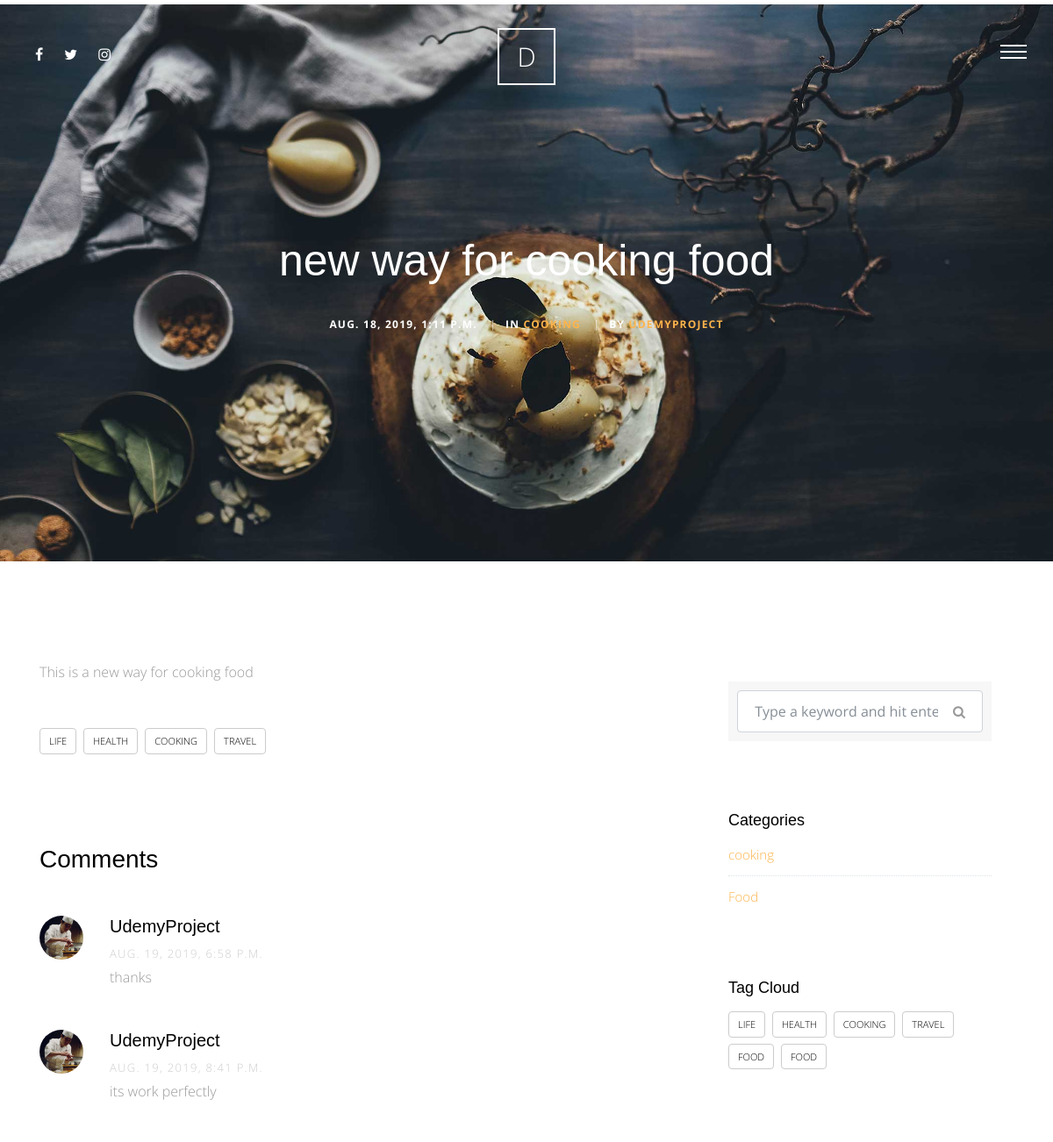
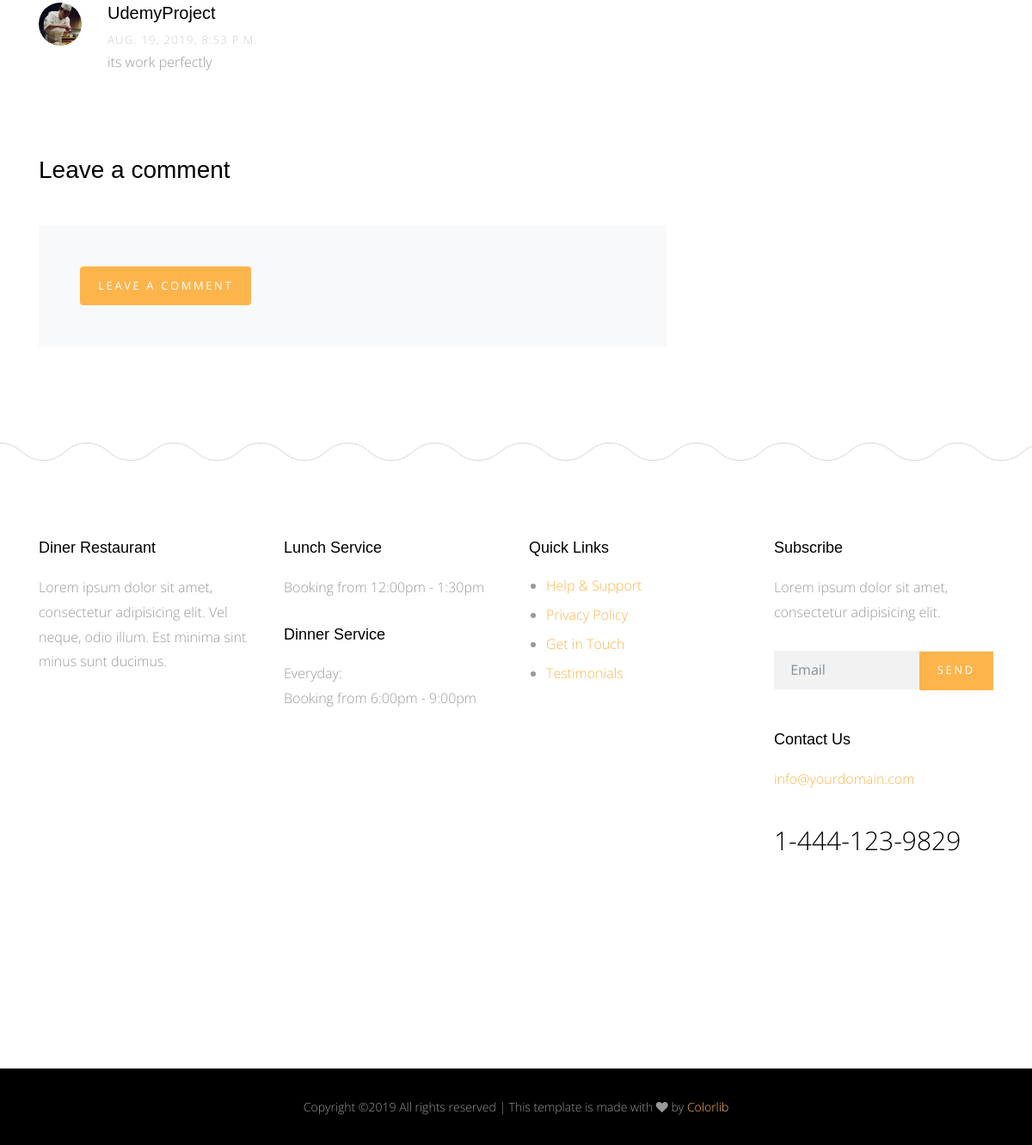
The page /blog/1 on the database its author committed (2 pictures, top to bottom).
### blog/models.py (models this page shows, shortened)
class Post(models.Model):
    title = models.CharField(max_length=50)
    content = models.TextField()
    author = models.ForeignKey(User,on_delete=models.CASCADE)
    image = models.ImageField(upload_to='blog/',blank=True,null='True')
    category = models.ForeignKey('Category',null=True,on_delete = models.SET_NULL)
    created = models.DateTimeField(default=timezone.now)
    tags = TaggableManager(blank=True)
    class Meta:
        verbose_name = 'post'
        verbose_name_plural = 'posts'
    def __str__(self):
        return self.title

class Category(models.Model):
    category_name = models.CharField(max_length=50)
    class Meta:
        verbose_name = 'category'
        verbose_name_plural = 'categories'
    def __str__(self):
        return self.category_name

class Comment(models.Model):
    user = models.ForeignKey(User,on_delete=models.CASCADE)
    post = models.ForeignKey(Post,on_delete=models.CASCADE)
    content = models.TextField()
    created = models.DateTimeField(default=timezone.now)

### blog/views.py (the view, shortened to what this page needs)
# urls.py: path('<int:id>',views.post_detail,name='post_detail'),
def post_detail(request,id):
    post_detail=Post.objects.get(id=id)
    categories=Category.objects.all()
    all_tags = Tag.objects.all()
    comments = Comment.objects.filter(post=post_detail)
    comment_form = CommentForm()
    context = {
        'post_detail':post_detail,
        'categories':categories,
        'all_tags':all_tags,
        'comments':comments,
        'comment_form':comment_form,
    }
    return render(request,'Post/post_detail.html',context)

### blog/forms.py
class CommentForm(forms.ModelForm):
    class Meta:
        model = Comment
        fields =[
            'content'
        ]

### blog/templates/Post/post_detail.html (shortened to what this page needs)
{% extends 'base.html' %}
{% load static %}
{% load bootstrap4 %}
{% block body %}
      <div class="main-wrap">
        <div class="cover_1 cover_sm">
          <div class="img_bg" style="background-image: url({% static 'site_static/img/slider-1.jpg' %})" data-stellar-background-ratio="0.5">
            <div class="container">
              <div class="row align-items-center justify-content-center">
                <div class="col-md-7 text-center" data-aos="fade-up">
                  <h2 class="heading mb-4">{{post_detail}}</h2>
                  <div class="post-info">
                    <div class="date-info">{{post_detail.created}}</div>
                    <div class="category-info"><span class="seperator">|</span>In <a href="#" data-title="View all posts in Lifestyle" title="View all posts in Lifestyle">{{post_detail.category}}</a></div>
                    <div class="author-info"><span class="seperator">|</span>By <a href="#">{{post_detail.author}}</a></div>
                  </div>
                </div>
              </div>
            </div>
          </div>
        </div>
       <div class="section">
          <div class="container">
            <div class="row">
              <div class="col-md-8">
                <p>{{post_detail.content}}</p>
                <div class="tag-widget post-tag-container mb-5 mt-5">
                  <div class="tagcloud">
                    {% for tag in post_detail.tags.all %}
                    <a href="{% url 'blog:post_by_tag' tag %}" class="tag-cloud-link">{{tag.name}}</a>
                    {% endfor %}
                  </div>
                </div>
                <div class="pt-5 mt-5">
                  <h3 class="mb-5">Comments</h3>
                  <ul class="comment-list">
                    {% for comment in comments %}
                      <li class="comment">
                        <div class="vcard bio">
                          <img src="img/person_1.jpg" alt="Image placeholder">
                        </div>
                        <div class="comment-body">
                          <h3>{{comment.user}}</h3>
                          <div class="meta">{{comment.created}}</div>
                          <p>{{comment.content}}</p>
                        </div>
                      </li>
                     {% endfor %}
                  </ul>
                  <div class="comment-form-wrap pt-5">
                    <h3 class="mb-5">Leave a comment</h3>
                    <form method = "POST" class="p-5 bg-light">
                          {% buttons %}
                              <button type="submit" class="btn btn-primary">Leave a Comment</button>
                          {% endbuttons %}
                    </form>
                  </div>
                </div>
              </div>
              <div class="col-md-4 sidebar">
                <div class="sidebar-box">
                  <form action="{% url 'blog:post_list' %}" method="GET" class="search-form">
                    <div class="form-group">
                      <span class="icon fa fa-search"></span>
                      <input type="text" class="form-control" name ='q' value = "{{request.Get.q}}"placeholder="Type a keyword and hit enter">
                    </div>
                  </form>
                </div>
                <div class="sidebar-box">
                  <div class="categories">
                    <h3>Categories</h3>
                    {% for category in categories %}
                    <li><a href="{% url 'blog:post_by_category' category %}">{{category}}</a></li>
                    {% endfor %}
                  </div>
                </div>
                <div class="sidebar-box">
                  <h3>Tag Cloud</h3>
                  <div class="tagcloud">
                    {% for tag in all_tags %}
                      <a href="{% url 'blog:post_by_tag' tag %}" class="tag-cloud-link">{{tag}}</a>
                    {% endfor %}
                  </div>
                </div>
              </div>
            </div>
          </div>
        </div>
      </div>
{% endblock body %}

### templates/base.html (shortened to what this page needs)
{% load static %}
<!doctype html>
<html lang="en">
  <head>
    <link rel="stylesheet" href="{% static 'site_static/css/bootstrap.css' %}">
    <link rel="stylesheet" href="{% static 'site_static/css/animate.css' %}">
    <link rel="stylesheet" href="{% static 'site_static/css/owl.carousel.min.css' %}">
    <link rel="stylesheet" href="{% static 'site_static/css/magnific-popup.css' %}">
    <link rel="stylesheet" href="{% static 'site_static/css/aos.css' %}">
    <link rel="stylesheet" href="{% static 'site_static/css/bootstrap-datepicker.css' %}">
    <link rel="stylesheet" href="{% static 'site_static/css/jquery.timepicker.css' %}">
    <link rel="stylesheet" href="{% static 'site_static/fonts/ionicons/css/ionicons.min.css' %}">
    <link rel="stylesheet" href="{% static 'site_static/fonts/fontawesome/css/font-awesome.min.css' %}">
    <link rel="stylesheet" href="{% static 'site_static/fonts/flaticon/font/flaticon.css' %}">
    <link rel="stylesheet" href="{% static 'site_static/css/style.css' %}">
  </head>
  <body>
    <div class="site-wrap">
      <header class="site-header">
        <div class="row align-items-center">
          <div class="col-5 col-md-3">
             <ul class="list-unstyled social">
              <li><a href="#"><span class="fa fa-facebook"></span></a></li>
              <li><a href="#"><span class="fa fa-twitter"></span></a></li>
              <li><a href="#"><span class="fa fa-instagram"></span></a></li>
            </ul>
          </div>
          <div class="col-2 col-md-6 text-center">
            <a href="index.html" class="site-logo">D</a>
          </div>
          <div class="col-5 col-md-3 text-right menu-burger-wrap">
            <a href="#" class="site-nav-toggle js-site-nav-toggle"><i></i></a>
          </div>
        </div>
      </header>
      {% block body %}
      {% endblock body %}
      <footer>
        <div class="site-footer">
          <div class="container">
            <div class="row small-gutters mb-5">
              <div class="col-md-6 col-lg-3 mb-5" data-aos="fade" data-aos-delay="100">
                <div class="footer-widget">
                  <h3>Diner Restaurant</h3>
                  <p>Lorem ipsum dolor sit amet, consectetur adipisicing elit. Vel neque, odio illum. Est minima sint minus sunt ducimus.</p>
                </div>
              </div>
              <div class="col-md-6 col-lg-3 mb-5" data-aos="fade" data-aos-delay="200">
                <div class="footer-widget">
                  <h3>Lunch Service</h3>
                  <p>Booking from 12:00pm - 1:30pm</p>
                  <h3>Dinner Service</h3>
                  <p>Everyday: <br> Booking from 6:00pm - 9:00pm</p>
                </div>
              </div>
              <div class="col-md-6 col-lg-3 mb-5" data-aos="fade" data-aos-delay="300">
                <div class="footer-widget">
                  <h3>Quick Links</h3>
                  <ul>
                    <li><a href="#">Help &amp; Support</a></li>
                    <li><a href="#">Privacy Policy</a></li>
                    <li><a href="#">Get in Touch</a></li>
                    <li><a href="#">Testimonials</a></li>
                  </ul>
                </div>
              </div>
              <div class="col-md-6 col-lg-3 mb-5" data-aos="fade" data-aos-delay="400">
                <div class="footer-widget footer-contact-widget">
                  <h3>Subscribe</h3>
                  <p>Lorem ipsum dolor sit amet, consectetur adipisicing elit.</p>
                  <form action="" class="form-subscribe mb-5">
                    <div class="form-group form-field">
                      <input type="submit" value="Send" class="btn btn-primary">
                      <input type="text" class="form-control" placeholder="Email">
                    </div>
                  </form>
                  <h3>Contact Us</h3>
                  <p class="contact-email">info@yourdomain.com</p>
                  <p class="contact-phone">1-444-123-9829</p>
                </div>
              </div>
            </div>
          </div>
        </div>
      </footer>
      <div class="site-footer-copyright">
        <div class="container">
          <div class="row">
             <p class="footer-text col-md-12">
Copyright &copy;<script>document.write(new Date().getFullYear());</script> All rights reserved | This template is made with <i class="fa fa-heart" aria-hidden="true"></i> by <a href="https://colorlib.com" target="_blank">Colorlib</a>
</p>
          </div>
        </div>
      </div>
    </div>
  </body>
</html>

### rows shown on the page
Post: title "new way for cooking food", created "AUG. 18, 2019, 1:11 P.M.", category "COOKING", author "UDEMYPROJECT", content "This is a new way for cooking food"
Tag: name "LIFE"
Tag: name "HEALTH"
Tag: name "COOKING"
Tag: name "TRAVEL"
Comment: user "UdemyProject", created "AUG. 19, 2019, 6:58 P.M.", content "thanks"
Comment: user "UdemyProject", created "AUG. 19, 2019, 8:41 P.M.", content "its work perfectly"
Comment: user "UdemyProject", created "AUG. 19, 2019, 8:53 P.M.", content "its work perfectly"
Category: category_name "cooking"
Category: category_name "Food"
Tag: name "FOOD"
Tag: name "FOOD"
